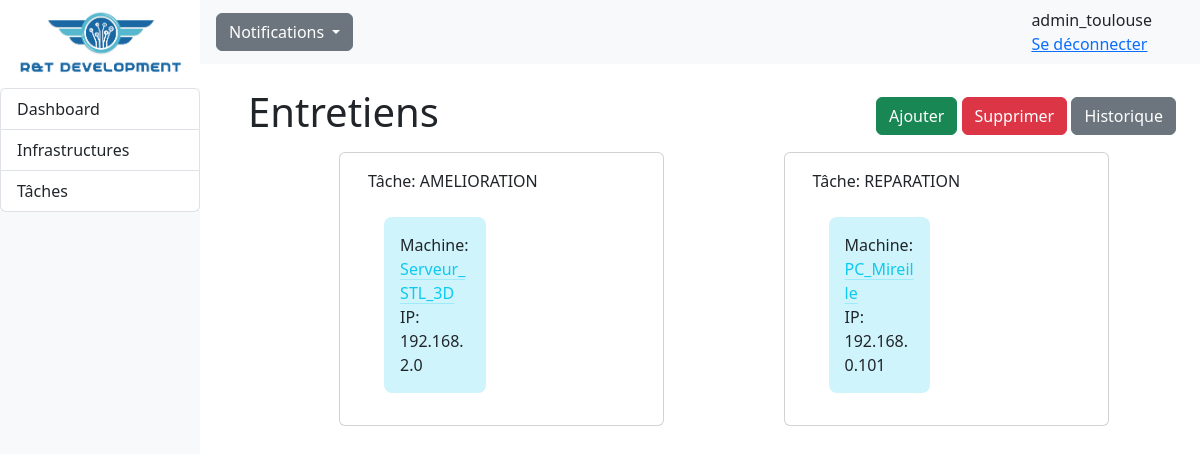
/RT_app/admin/entretiens (signed in), run on an earlier commit of the app's database.
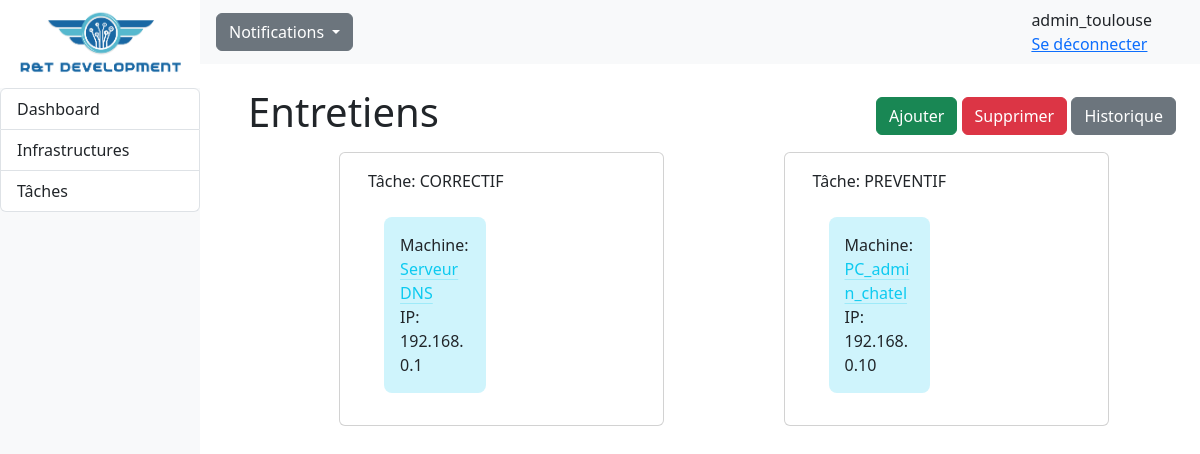
And on a later commit of the database.
### RT_app/models.py (models this page shows)
class Machine(models.Model):
    TYPE = (
        ('PC', 'PC - OS windows'),
        ('Mac', ('Mac - OS MacOS')),
        ('Serveur', ('Serveur - OS Debian')),
        ('Autre', ('Autre type de machine')),
    )
    id = models.AutoField(primary_key=True,editable=False)
    nom = models.CharField(max_length=30, default="PC")
    ip = models.CharField(max_length=15, default="172.0.0.1", validators=[RegexValidator(r'^((25[0-5]|(2[0-4]|1\d|[1-9]|)\d)\.?\b){4}$')])
    etat = models.BooleanField(default=True)
    id_infrastructure = models.ForeignKey('Infrastructure', on_delete=models.CASCADE)
    type_machine = models.CharField(max_length=32, choices=TYPE, default='PC')
    def __str__ (self):
        return f"{self.nom} -> {self.ip} ({self.id_infrastructure})"
    def get_entretien_ids(self):
        return [entretien.id for entretien in self.entretien_set.all()]

### RT_app/views.py (the view, shortened to what this page needs)
# urls.py: path('admin/entretiens', views.taches, name='taches'),
@login_required
def taches(request):
    entretien_a_faire = entretiens.filter(etat=True)
    entretien_par_type = entretien_a_faire.values('type').annotate(count=Count('type'))
    machines_entretien = []
    print(entretien_par_type)
    for entretien_type in entretien_par_type:
        machines = Machine.objects.filter(entretien__type=entretien_type['type'], entretien__etat=True)
        machines_entretien.append({
            'type': entretien_type['type'],
            'machines': machines,
            'entretien_id': [machine.get_entretien_ids() for machine in machines][0][0]
        })
    print(entretien_a_faire.filter)
    addEntretienForm = AddEntretienForm()
    deleteEntretienForm = DeleteEntretienForm()
    submitted_add = False
    submitted_delete = False
    print(machines_entretien)
    context = {
        'infrastructures' : infrastructures,
        'entretiens' : entretiens,
        'personnels' : personnels,
        'entretien_a_faire' : entretien_a_faire,
        'entretien_par_type': entretien_par_type,
        'machines_entretien' : machines_entretien,
        'addEntretienForm': addEntretienForm,
        'deleteEntretienForm': deleteEntretienForm,
        'submitted_add': submitted_add,
        'submitted_delete': submitted_delete,
    }
    return render(request, 'admin/taches.html', context)

### RT_app/models.py (called while the page is built)
    def __str__ (self):
        return f"{self.username} ({self.id_infrastructure})"

    def __str__ (self):
        return f"{self.nom}"

    def __str__ (self):
        return f"{str(self.id)} -> {self.nom} ({self.type})"

### RT_app/templates/admin/taches.html (shortened to what this page needs)
{% extends "dashboard.html" %}
{% block content %}
<div class="mt-4 ms-5">
    <div class="row row-cols-lg-auto pe-4 align-items-center justify-content-between">
        <h1>Entretiens</h1>
        <div>
            <a class="btn btn-success" data-bs-toggle="modal" data-bs-target="#AddEntretien" href="#" >Ajouter</a>
            <a class="btn btn-danger" data-bs-toggle="modal" data-bs-target="#DeleteEntretien" href="#" >Supprimer</a>
            <a class="btn btn-secondary" href="{% url 'taches_historique' %}" >Historique</a>
        </div>
    </div>
    <div class="row gap-3 justify-content-evenly">
        {% if machines_entretien %}
        {% for entretien_type in machines_entretien %}
        <div class="card mt-2 col-4">
            <div class="card-body">
                <div class="card-title">Tâche: {{entretien_type.type}}</div>
                {% for machine in entretien_type.machines %}
                <div class="p-3 col-6">
                    <div class="card-body bg-info-subtle rounded-3">
                        <div class="card-text w-auto ">Machine: <a class="link-info link-offset-2 link-underline-opacity-25 link-underline-opacity-100-hover" href="{% url 'entretien-detail' entretien_type.entretien_id %}">{{ machine.nom }}</a></div>
                        <div class="card-text w-auto">IP: {{machine.ip}}</div>
                    </div>
                </div>
                {% endfor %}
            </div>
        </div>
        {% endfor %}
    </div>
    {% else %}
      <div class="alert alert-danger me-5" role="alert">Il n'y a pas eu d'entretiens</div>
    {% endif %}
</div>
{% endblock %}

### RT_app/templates/admin/dashboard.html (shortened to what this page needs)
<!DOCTYPE html>
<html lang="en">
<head>
    {% load static %}
    <link rel="stylesheet" href="{% static 'css/styles.css' %}">
    <link href="https://cdn.jsdelivr.net/npm/bootstrap@5.3.0-alpha3/dist/css/bootstrap.min.css" rel="stylesheet">
</head>
<body>
    {% block menu %}
    <div class="container-fluid row g-0">
        <div class="bg-light col-2" id="sidebar">
          <nav class="navbar col d-flex align-items-center vh-100">
                <div class="fixed-top col-2">
                    <a href="{% url 'dashboard' %}"><img class="img-fluid" src="{% static 'img/rtdev.png' %}"/></a>
                    <div class="">
                        <ul class="list-group border-0">
                            <li class="list-group-item"> <a class="nav-link" href="{% url 'dashboard' %}">Dashboard</a></li>
                            <li class="list-group-item"> <a class="nav-link" href="{% url 'infra' %}">Infrastructures</a></li>
                            <li class="list-group-item"> <a class="nav-link" href="{% url 'taches' %}">Tâches</a></li>
                        </ul>
                    </div>
                </div>
            </nav>
        </div>
        <div class="col" id="main-content">
            <div>
                <nav class="navbar navbar-top bg-light row d-flex" id="main-navbar">
                    <div class="container-fluid">
                        <div class="nav-item dropdown ms-3 z-2">
                            <a class="btn btn-secondary dropdown-toggle" href="#" role="button" data-bs-toggle="dropdown" aria-expanded="false">
                              Notifications
                            </a>
                        </div>
                        <div class="nav-item">
                            <div class="nav-item d-flex me-5">
                                <span>{{user.username}}</span>
                            </div>
                            {% if user.is_authenticated%}
                                <div class="nav-item pe-3">
                                    <a href="{% url 'logout' %}">Se déconnecter</a>
                                </div>
                            {% endif %}
                        </div>
                    </div>
                  </nav>
            </div>
        {% endblock %}
        {% block content %}{% endblock %}
        </div>
    </div>
</body>
</html>

What changed in the data, as far as the page shows it:
no longer on this page (row unchanged): Machine: nom "Serveur_STL_3D", ip "192.168.2.0", shown under "AMELIORATION"
removed Machine: nom "PC_Mireille", ip "192.168.0.101", shown under "REPARATION"
now on this page (row unchanged): Machine: nom "Serveur DNS", ip "192.168.0.1", shown under "CORRECTIF"
now on this page (row unchanged): Machine: nom "PC_admin_chatel", ip "192.168.0.10", shown under "PREVENTIF"
Also different on the page:
new list line: "Tâche: CORRECTIF"
new list line: "Tâche: PREVENTIF"
list line gone: "Tâche: AMELIORATION"
list line gone: "Tâche: REPARATION"
